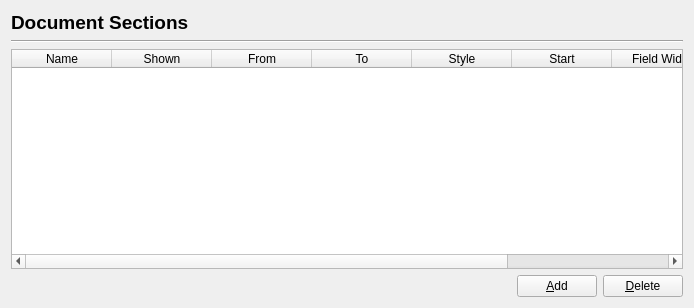
<?xml version="1.0" encoding="UTF-8"?>
<ui version="4.0">
 <class>Prefs_DocumentSections</class>
 <widget class="QWidget" name="Prefs_DocumentSections">
  <property name="geometry">
   <rect>
    <x>0</x>
    <y>0</y>
    <width>694</width>
    <height>308</height>
   </rect>
  </property>
  <property name="windowTitle">
   <string>Document Sections</string>
  </property>
  <layout class="QVBoxLayout">
   <item>
    <widget class="QLabel" name="titleLabel">
     <property name="font">
      <font>
       <pointsize>14</pointsize>
       <weight>75</weight>
       <bold>true</bold>
      </font>
     </property>
     <property name="text">
      <string>Document Sections</string>
     </property>
    </widget>
   </item>
   <item>
    <widget class="Line" name="line">
     <property name="orientation">
      <enum>Qt::Horizontal</enum>
     </property>
    </widget>
   </item>
   <item>
    <widget class="ScTableWidget" name="sectionsTable">
     <property name="numRows" stdset="0">
      <number>0</number>
     </property>
     <property name="numCols" stdset="0">
      <number>6</number>
     </property>
     <column>
      <property name="text">
       <string>Name</string>
      </property>
     </column>
     <column>
      <property name="text">
       <string>Shown</string>
      </property>
     </column>
     <column>
      <property name="text">
       <string>From</string>
      </property>
     </column>
     <column>
      <property name="text">
       <string>To</string>
      </property>
     </column>
     <column>
      <property name="text">
       <string>Style</string>
      </property>
     </column>
     <column>
      <property name="text">
       <string>Start</string>
      </property>
     </column>
     <column>
      <property name="text">
       <string>Field Width</string>
      </property>
     </column>
     <column>
      <property name="text">
       <string>Fill Character</string>
      </property>
     </column>
    </widget>
   </item>
   <item>
    <layout class="QHBoxLayout">
     <item>
      <spacer>
       <property name="orientation">
        <enum>Qt::Horizontal</enum>
       </property>
       <property name="sizeType">
        <enum>QSizePolicy::Expanding</enum>
       </property>
       <property name="sizeHint" stdset="0">
        <size>
         <width>192</width>
         <height>21</height>
        </size>
       </property>
      </spacer>
     </item>
     <item>
      <widget class="QPushButton" name="addButton">
       <property name="text">
        <string>&amp;Add</string>
       </property>
       <property name="shortcut">
        <string>Alt+A</string>
       </property>
      </widget>
     </item>
     <item>
      <widget class="QPushButton" name="deleteButton">
       <property name="text">
        <string>&amp;Delete</string>
       </property>
       <property name="shortcut">
        <string>Alt+D</string>
       </property>
      </widget>
     </item>
    </layout>
   </item>
  </layout>
 </widget>
 <layoutdefault spacing="6" margin="11"/>
 <customwidgets>
  <customwidget>
   <class>ScTableWidget</class>
   <extends>QTableWidget</extends>
   <header>ui/sctablewidget.h</header>
  </customwidget>
 </customwidgets>
 <resources/>
 <connections/>
</ui>
